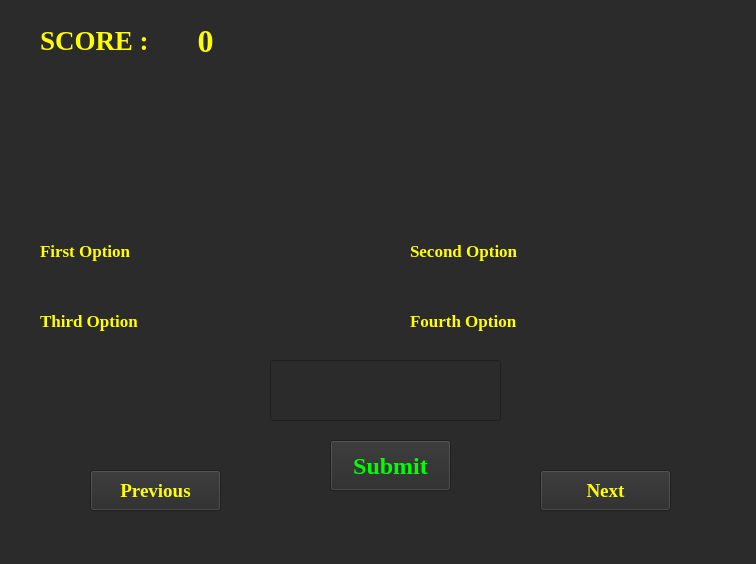
<?xml version="1.0" encoding="UTF-8"?>
<ui version="4.0">
 <class>LEYLA</class>
 <widget class="QMainWindow" name="LEYLA">
  <property name="geometry">
   <rect>
    <x>0</x>
    <y>0</y>
    <width>756</width>
    <height>564</height>
   </rect>
  </property>
  <property name="windowTitle">
   <string>MainWindow</string>
  </property>
  <property name="styleSheet">
   <string notr="true">background-color: rgb(43, 43, 43)</string>
  </property>
  <widget class="QWidget" name="centralwidget">
   <widget class="QLabel" name="label">
    <property name="geometry">
     <rect>
      <x>40</x>
      <y>20</y>
      <width>121</width>
      <height>41</height>
     </rect>
    </property>
    <property name="font">
     <font>
      <family>Times New Roman</family>
      <pointsize>20</pointsize>
      <weight>75</weight>
      <bold>true</bold>
     </font>
    </property>
    <property name="styleSheet">
     <string notr="true">color :rgb(255, 255, 0)</string>
    </property>
    <property name="text">
     <string>SCORE :</string>
    </property>
   </widget>
   <widget class="QLabel" name="label2">
    <property name="geometry">
     <rect>
      <x>170</x>
      <y>10</y>
      <width>71</width>
      <height>61</height>
     </rect>
    </property>
    <property name="font">
     <font>
      <family>Times New Roman</family>
      <pointsize>24</pointsize>
      <weight>75</weight>
      <bold>true</bold>
     </font>
    </property>
    <property name="styleSheet">
     <string notr="true">color: rgb(255, 255, 0);</string>
    </property>
    <property name="text">
     <string>0</string>
    </property>
    <property name="alignment">
     <set>Qt::AlignCenter</set>
    </property>
   </widget>
   <widget class="QLabel" name="label_2">
    <property name="geometry">
     <rect>
      <x>20</x>
      <y>80</y>
      <width>711</width>
      <height>131</height>
     </rect>
    </property>
    <property name="styleSheet">
     <string notr="true">color:rgb(255, 255, 255)</string>
    </property>
    <property name="frameShape">
     <enum>QFrame::NoFrame</enum>
    </property>
    <property name="frameShadow">
     <enum>QFrame::Raised</enum>
    </property>
    <property name="text">
     <string/>
    </property>
    <property name="pixmap">
     <pixmap>Pictures/L1.JPG</pixmap>
    </property>
    <property name="alignment">
     <set>Qt::AlignCenter</set>
    </property>
   </widget>
   <widget class="QPushButton" name="pushButton">
    <property name="geometry">
     <rect>
      <x>90</x>
      <y>470</y>
      <width>131</width>
      <height>41</height>
     </rect>
    </property>
    <property name="font">
     <font>
      <family>Times New Roman</family>
      <pointsize>14</pointsize>
      <weight>75</weight>
      <bold>true</bold>
     </font>
    </property>
    <property name="styleSheet">
     <string notr="true">color: rgb(255, 255, 0);</string>
    </property>
    <property name="text">
     <string>Previous</string>
    </property>
   </widget>
   <widget class="QPushButton" name="pushButton2">
    <property name="geometry">
     <rect>
      <x>540</x>
      <y>470</y>
      <width>131</width>
      <height>41</height>
     </rect>
    </property>
    <property name="font">
     <font>
      <family>Times New Roman</family>
      <pointsize>14</pointsize>
      <weight>75</weight>
      <bold>true</bold>
     </font>
    </property>
    <property name="styleSheet">
     <string notr="true">color: rgb(255, 255, 0);</string>
    </property>
    <property name="text">
     <string>Next</string>
    </property>
   </widget>
   <widget class="QLabel" name="label3">
    <property name="geometry">
     <rect>
      <x>40</x>
      <y>230</y>
      <width>311</width>
      <height>41</height>
     </rect>
    </property>
    <property name="font">
     <font>
      <family>Times New Roman</family>
      <pointsize>13</pointsize>
      <weight>75</weight>
      <bold>true</bold>
     </font>
    </property>
    <property name="styleSheet">
     <string notr="true">color :rgb(255, 255, 0)</string>
    </property>
    <property name="text">
     <string>First Option</string>
    </property>
   </widget>
   <widget class="QLabel" name="label4">
    <property name="geometry">
     <rect>
      <x>410</x>
      <y>230</y>
      <width>311</width>
      <height>41</height>
     </rect>
    </property>
    <property name="font">
     <font>
      <family>Times New Roman</family>
      <pointsize>13</pointsize>
      <weight>75</weight>
      <bold>true</bold>
     </font>
    </property>
    <property name="styleSheet">
     <string notr="true">color :rgb(255, 255, 0)</string>
    </property>
    <property name="text">
     <string>Second Option</string>
    </property>
   </widget>
   <widget class="QLabel" name="label5">
    <property name="geometry">
     <rect>
      <x>40</x>
      <y>300</y>
      <width>311</width>
      <height>41</height>
     </rect>
    </property>
    <property name="font">
     <font>
      <family>Times New Roman</family>
      <pointsize>13</pointsize>
      <weight>75</weight>
      <bold>true</bold>
     </font>
    </property>
    <property name="styleSheet">
     <string notr="true">color :rgb(255, 255, 0)</string>
    </property>
    <property name="text">
     <string>Third Option</string>
    </property>
   </widget>
   <widget class="QLabel" name="label6">
    <property name="geometry">
     <rect>
      <x>410</x>
      <y>300</y>
      <width>311</width>
      <height>41</height>
     </rect>
    </property>
    <property name="font">
     <font>
      <family>Times New Roman</family>
      <pointsize>13</pointsize>
      <weight>75</weight>
      <bold>true</bold>
     </font>
    </property>
    <property name="styleSheet">
     <string notr="true">color :rgb(255, 255, 0)</string>
    </property>
    <property name="text">
     <string>Fourth Option</string>
    </property>
   </widget>
   <widget class="QLineEdit" name="lineEdit">
    <property name="geometry">
     <rect>
      <x>270</x>
      <y>360</y>
      <width>231</width>
      <height>61</height>
     </rect>
    </property>
    <property name="font">
     <font>
      <pointsize>12</pointsize>
      <weight>75</weight>
      <bold>true</bold>
     </font>
    </property>
    <property name="styleSheet">
     <string notr="true">color :rgb(0, 255, 0)</string>
    </property>
    <property name="text">
     <string/>
    </property>
    <property name="frame">
     <bool>true</bool>
    </property>
    <property name="cursorPosition">
     <number>0</number>
    </property>
   </widget>
   <widget class="QPushButton" name="pushButton3">
    <property name="geometry">
     <rect>
      <x>330</x>
      <y>440</y>
      <width>121</width>
      <height>51</height>
     </rect>
    </property>
    <property name="font">
     <font>
      <family>Times New Roman</family>
      <pointsize>18</pointsize>
      <weight>75</weight>
      <bold>true</bold>
     </font>
    </property>
    <property name="styleSheet">
     <string notr="true">color :rgb(0, 255, 0)</string>
    </property>
    <property name="text">
     <string>Submit</string>
    </property>
   </widget>
  </widget>
  <widget class="QMenuBar" name="menubar">
   <property name="geometry">
    <rect>
     <x>0</x>
     <y>0</y>
     <width>756</width>
     <height>21</height>
    </rect>
   </property>
  </widget>
  <widget class="QStatusBar" name="statusbar"/>
 </widget>
 <resources/>
 <connections/>
</ui>
